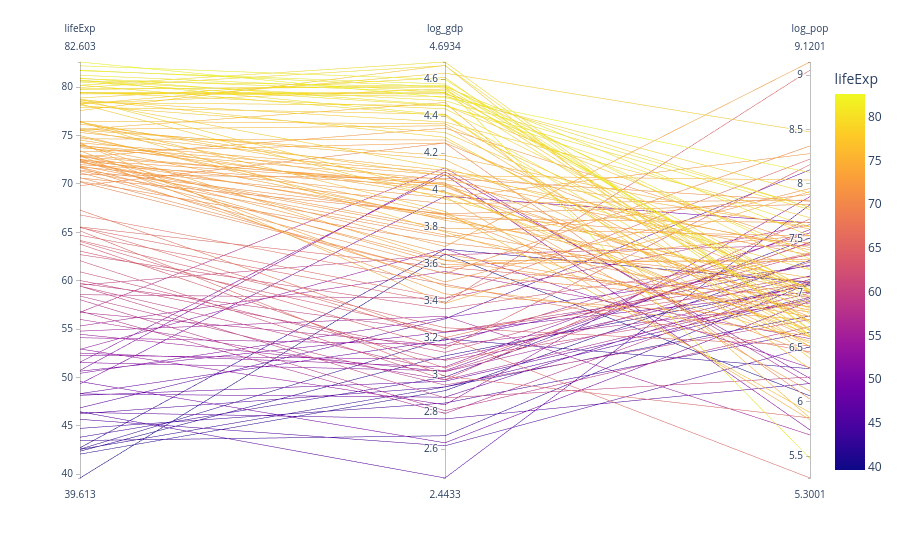

This figure's notebook cell:
### Markdown cell above
## 1) Parallel coordinates

### Code cell
pc = d2007[['country','continent','lifeExp','gdpPercap','pop']].copy()
pc['log_gdp'] = np.log10(pc['gdpPercap'])
pc['log_pop'] = np.log10(pc['pop'])
fig = px.parallel_coordinates(pc, dimensions=['lifeExp','log_gdp','log_pop'], color='lifeExp')
fig.show()

### Figure 1 — Plotly figure (JSON) as saved in the notebook; plotly's stock layout.template omitted (floating-point values rounded to 4 significant figures; data arrays with more than 128 entries replaced by an {"elided": "..."} marker saying what was removed)
{"data": [{"dimensions": [{"label": "lifeExp", "values": {"elided": "142 float values"}}, {"label": "log_gdp", "values": {"elided": "142 float values"}}, {"label": "log_pop", "values": {"elided": "142 float values"}}], "domain": {"x": [0.0, 1.0], "y": [0.0, 1.0]}, "line": {"color": {"elided": "142 float values"}, "coloraxis": "coloraxis"}, "name": "", "type": "parcoords"}], "layout": {"coloraxis": {"colorbar": {"title": {"text": "lifeExp"}}, "colorscale": [[0.0, "#0d0887"], [0.1111, "#46039f"], [0.2222, "#7201a8"], [0.3333, "#9c179e"], [0.4444, "#bd3786"], [0.5556, "#d8576b"], [0.6667, "#ed7953"], [0.7778, "#fb9f3a"], [0.8889, "#fdca26"], [1.0, "#f0f921"]]}, "legend": {"tracegroupgap": 0}, "margin": {"t": 60}}}
